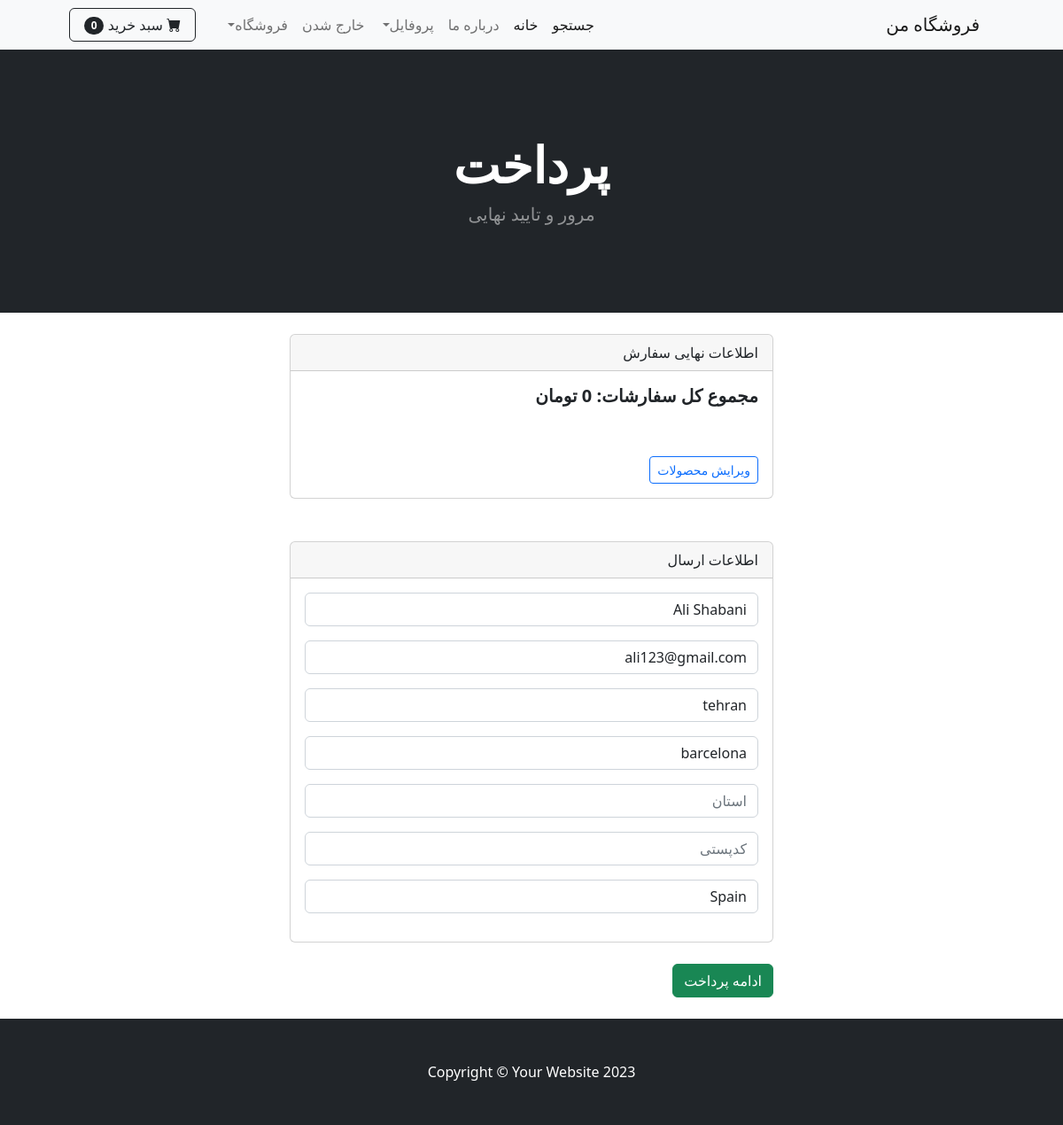
/payment/checkout/ (signed in), run on the app's committed database.
### payment/models.py (models this page shows, shortened)
class ShippingAddress(models.Model):
    user=models.ForeignKey(User,on_delete=models.CASCADE,null=True,blank=True)
    shipping_full_name=models.CharField(max_length=250)
    shipping_email=models.CharField(max_length=300)
    shipping_address1=models.CharField(max_length=250,blank=True)
    shipping_city=models.CharField(max_length=25,blank=True)
    shipping_state=models.CharField(max_length=25,blank=True,null=True)
    shipping_zipcode=models.CharField(max_length=25,blank=True,null=True)
    shipping_country=models.CharField(max_length=25,default="IRAN")
    class Meta:
        verbose_name_plural='Shipping Address'

### payment/views.py (the view)
# urls.py: path("checkout/",views.checkout,name="checkout"),
def checkout(request):
    cart=Cart(request)
    cart_products= cart.get_prods()
    quantities= cart.get_quants()
    total=cart.get_total()
    if request.user.is_authenticated:
         shipping_user=ShippingAddress.objects.get(user__id=request.user.id)
         shipping_form=ShippingForm(request.POST or None, instance = shipping_user)
         return render(request,"payment/checkout.html",{'cart_products':cart_products,'quantities':quantities,'total':total,'shipping_form':shipping_form})
    else:
          shipping_form=ShippingForm(request.POST or None)
          return render(request,"payment/checkout.html",{'cart_products':cart_products,'quantities':quantities,'total':total,'shipping_form':shipping_form})

### cart/cart.py (called while the page is built, shortened)
    def __len__(self):
        return len(self.cart)

    def get_prods(self):
        product_ids=self.cart.keys()
        products= Product.objects.filter(id__in=product_ids)
        return products

    def get_quants(self):
        quantities=self.cart
        return quantities

    def get_total(self):
        product_ids=self.cart.keys()
        products=Product.objects.filter(id__in=product_ids)
        total= 0
        return total

### cart/context_processors.py (called while the page is built)
def cart(request):
    return{'cart':Cart(request)}

### payment/templates/payment/checkout.html (shortened to what this page needs)
{% extends "base.html" %}
{% load static %}
{% load humanize %}
{% block content %}
<header class="bg-dark py-5">
    <div class="container px-4 px-lg-5 my-5">
        <div class="text-center text-white">
            <h1 class="display-4 fw-bolder"> پرداخت</h1>
            <p class="lead fw-normal text-white-50 mb-0">مرور و تایید نهایی</p>
        </div>
    </div>
</header>
<br/>
<div class="container">
    <div class="row justify-content-center">
        <div class="col-md-6">
           <div class="card">
               <div class="card-header">
                  اطلاعات نهایی سفارش
               </div>
               <div class="card-body">
                <h5><b>مجموع کل سفارشات: {{total | intcomma}}  تومان</b></h5>
                <br><br>
                <a href="{% url 'cart_summary' %}"class="btn btn-sm btn-outline-primary">ویرایش محصولات</a>
               </div>
           </div>
<br><br>
<div class="card">
    <div class="card-header">
      اطلاعات ارسال
    </div>
    <div class="card-body">
        <form method="POST" action="{% url 'billing_info' %}">
        {{ shipping_form.as_p }}
    </div>
  </div>
<br>
<button type="submit" class="btn btn-success">ادامه پرداخت</button>
<br><br>
        </div>
    </div>
</div>
{% endblock %}

### data on the page
ShippingAddress: shipping_full_name "Ali Shabani", shipping_email "ali123@gmail.com", shipping_address1 "tehran", shipping_city "barcelona", shipping_country "Spain"

### other printed values
{{ cart|length }} "0"
{{ total | intcomma }} "0"
